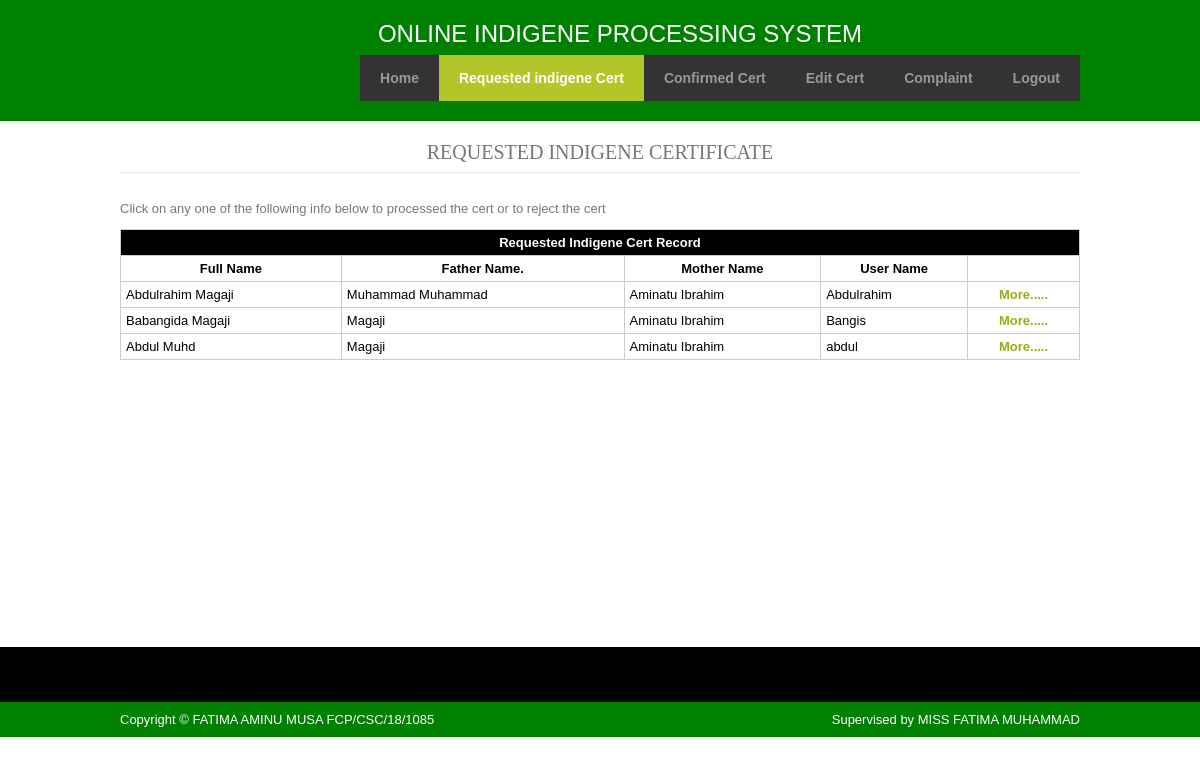
The page /admin/requested.php on the database its author committed.
### tables this page shows
CREATE TABLE IF NOT EXISTS `request` (
  `id` int(11) NOT NULL AUTO_INCREMENT,
  `full_name` varchar(255) NOT NULL,
  `gender` varchar(255) NOT NULL,
  `religion` varchar(255) NOT NULL,
  `date_of_birth` varchar(255) NOT NULL,
  `place_of_birth` varchar(255) NOT NULL,
  `address` varchar(255) NOT NULL,
  `occ` varchar(255) NOT NULL,
  `phone` varchar(255) NOT NULL,
  `photo` varchar(255) NOT NULL,
  `father_name` varchar(255) NOT NULL,
  `fpob` varchar(255) NOT NULL,
  `faddress` varchar(255) NOT NULL,
  `focc` varchar(255) NOT NULL,
  `fphone` varchar(255) NOT NULL,
  `mother_name` varchar(255) NOT NULL,
  `mpob` varchar(255) NOT NULL,
  `maddress` varchar(255) NOT NULL,
  `mocc` varchar(255) NOT NULL,
  `mphone` varchar(255) NOT NULL,
  `village_name` varchar(255) NOT NULL,
  `ward` varchar(255) NOT NULL,
  `district_head` varchar(255) NOT NULL,
  `dagaci` varchar(255) NOT NULL,
  `mai_unguwa` varchar(255) NOT NULL,
  `user_name` varchar(255) NOT NULL,
  PRIMARY KEY (`id`)
);

### admin/requested.php (the view, shortened to what this page needs)
<!DOCTYPE html PUBLIC "-//W3C//DTD XHTML 1.0 Transitional//EN" "http://www.w3.org/TR/xhtml1/DTD/xhtml1-transitional.dtd">
<html xmlns="http://www.w3.org/1999/xhtml" xml:lang="EN" lang="EN" dir="ltr">
<head profile="http://gmpg.org/xfn/11">
<link rel="stylesheet" href="styles/layout.css" type="text/css" />
</head>
<body id="top">
<div class="wrapper col1">
  <div id="header">
    <center><div style="color:#FFF;width:1000px;"><font size="5px">ONLINE INDIGENE PROCESSING SYSTEM
    </font></div></center>
    <div id="topnav">
      <ul>
        <li ><a href="home.php">Home</a></li>
        <li class="active"><a href="requested.php">Requested indigene Cert</a></li>
        <li><a href="confirmed.php">Confirmed Cert</a></li>
        <li><a href="edit_card.php">Edit Cert</a></li>
        <li><a href="complaint.php">Complaint</a></li>
       <li class="last"><a href="logout.php">Logout</a></li>
      </ul>
    </div>
    <br class="clear" />
  </div>
</div>
<div class="wrapper col3">
  <div id="container">
  <center>
    <h1>REQUESTED INDIGENE CERTIFICATE</h1></center>
            <p style="float:left;">Click on any one of the following info below to processed the cert or to reject the cert</p>
	<center>
        <td width="45%" height="186" align="center"><div align="left"></div><?php
require_once('db_function.php');
$result = mysqli_query($con, "Select * from request");
?>
<table border ="1" width="100%" cellpadding="5">
<tr>
<th colspan="10" bgcolor="black"><font color="white">Requested Indigene Cert Record</th>
</tr>
<tr>
<th bgcolor="white">Full Name</th>
<th bgcolor="white">Father Name.</th>
<th bgcolor="white">Mother Name</th>
<th bgcolor="white">User Name</th>
<th bgcolor="white"> &nbsp</th>
<?php
while($row= mysqli_fetch_array($result)) {
echo "<tr>";
echo '<td>'.$row['full_name']. '</td>';
echo '<td>'.$row['father_name']. '</td>';
echo '<td>'.$row['mother_name']. '</td>';
echo '<td>'.$row['user_name']. '</td>';
?><th bgcolor="white"> <a href="get_id.php?id=<?php echo $row['id']; ?>">More.....</a></th>
<?php
}
?>
</td>
  <center>
    <p>&nbsp;</p>
    <p>&nbsp;</p>
<p>&nbsp;</p>
    <p>&nbsp;</p>
    <p>&nbsp;</p>
    <p>&nbsp;</p>
    <p>&nbsp;</p>
    <p>&nbsp;</p></center>
<p>&nbsp;</p>
  </div>
</div>
<div class="wrapper col4">
  <div id="footer">
    <br class="clear" />
  </div>
</div>
<div class="wrapper col5">
  <div id="copyright">
  <p class="fl_left">Copyright &copy; FATIMA AMINU MUSA FCP/CSC/18/1085 </p>
    <p class="fl_right">Supervised by MISS FATIMA MUHAMMAD </p>
    <br class="clear" />
  </div>
</div>
</body>
</html>

### admin/styles/layout.css (style rules this page uses)
body { margin:0; padding:0; font-size:13px; font-family:verdana, Arial, Helvetica, sans-serif; color:#333333; background-color:#FFFFFF; }
a { color:#B2C629; background-color:#FFFFFF; outline:none; text-decoration:none; }
.fl_left { float:left; }
.fl_right { float:right; }
div.wrapper { display:block; width:100%; margin:0; text-align:left; }
div.wrapper h1, div.wrapper h2, div.wrapper h3, div.wrapper h4, div.wrapper h5, div.wrapper h6 { margin:0; padding:0; font-size:20px; font-weight:normal; line-height:normal; font-family:Georgia, "Times New Roman", Times, serif; }
.col1 { color:#CCCCCC; background-color:green; }
.col3 { color:#777777; background-color:#FFFFFF; }
.col3 a { color:#95AD19; background-color:#FFFFFF; }
.col4 { color:#FFFFFF; background-color:#000000; }
.col5, .col5 a { color:#fff; background-color:green; }
#header, #topbar, #homepage, #breadcrumb, #container, #footer, #copyright { position:relative; margin:0 auto 0; display:block; width:960px; }
#header { padding:20px 0; z-index:1000; }
#container { padding:20px 0; }
#container h1, #container h2, #container h3, #container h4, #container h5, #container h6 { margin:0 0 15px 0; padding:0 0 8px 0; border-bottom:1px solid #E7E6E6; }
#footer { padding:20px 0; }
#copyright { padding:10px 0; }
#copyright p { margin:0; padding:0; }

### admin/styles/navi.css (style rules this page uses)
#topnav { display:block; float:right; margin:7px 0 0 0; padding:0; list-style:none; font-size:14px; font-weight:bold; font-family:Verdana, Arial, Helvetica, sans-serif; }
#topnav ul, #topnav li { float:left; list-style:none; margin:0; padding:0; }
#topnav li a:link, #topnav li a:visited, #topnav li a:hover { display:block; margin:0; padding:15px 20px; color:#999999; background-color:#333333; }
#topnav li.last a { margin-right:0; }
#topnav li a:hover, #topnav ul li.active a { color:#FFFFFF; background-color:#B2C629; }

### admin/styles/tables.css (style rules this page uses)
table { width:100%; border-collapse:collapse; table-layout:auto; vertical-align:top; margin-bottom:15px; border:1px solid #CCCCCC; color:#000; }
table tbody td { vertical-align:top; border-collapse:collapse; border-left:1px solid #CCCCCC; border-right:1px solid #CCCCCC; }
table thead th, table tbody td { padding:5px; border-collapse:collapse; }

### admin/requested.php (style rules this page uses)
table { width:100%; color:black; }

### rows shown on the page
request: full_name "Abdulrahim Magaji", father_name "Muhammad Muhammad", mother_name "Aminatu Ibrahim", user_name "Abdulrahim"
request: full_name "Babangida Magaji", father_name "Magaji", mother_name "Aminatu Ibrahim", user_name "Bangis"
request: full_name "Abdul Muhd", father_name "Magaji", mother_name "Aminatu Ibrahim", user_name "abdul"
